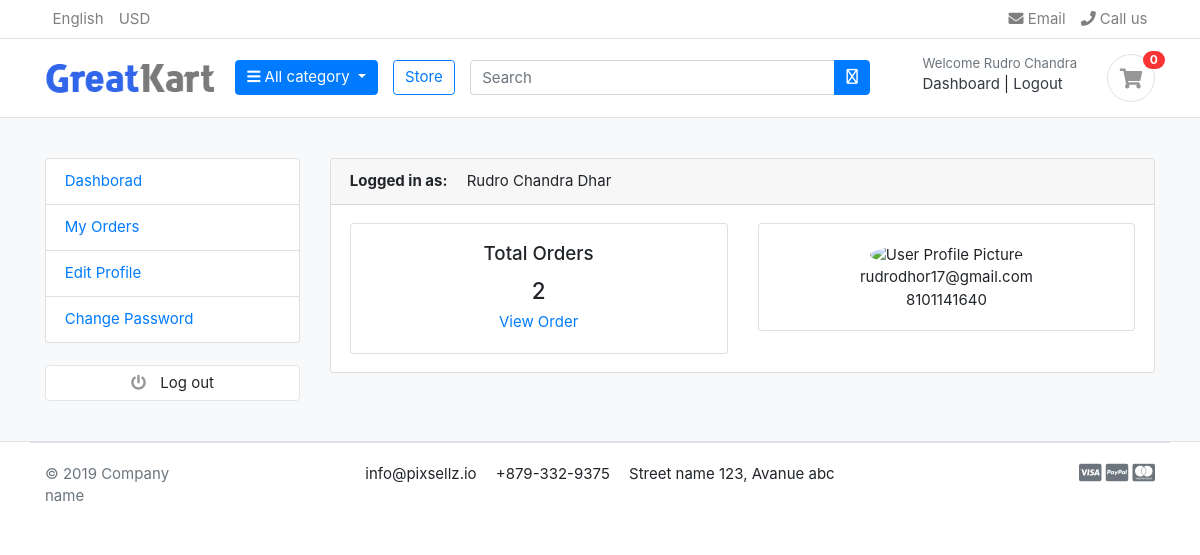
Screenshot of /account/dashboard/ (signed in) with the database file from the repository.
### account/models.py (models this page shows, shortened)
class Account(AbstractBaseUser):
    first_name = models.CharField(max_length=50)
    last_name = models.CharField(max_length=50)
    username = models.CharField(max_length=20,unique= True)
    email = models.EmailField(max_length=100,unique=True)
    phone_number = models.CharField(max_length=100)
    date_join = models.DateTimeField(auto_now_add=True)
    last_login = models.DateTimeField(auto_now_add=True)
    is_admin = models.BooleanField(default=False)
    is_staff = models.BooleanField(default=False)
    is_active = models.BooleanField(default=False)
    is_superadmin = models.BooleanField(default= False)
    USERNAME_FIELD = 'email'
    REQUIRED_FIELDS = ['username','first_name','last_name',]
    objects = MyAccountManager()
    def full_name(self):
        return f'{self.first_name} {self.last_name}'

### account/views.py (the view)
# urls.py: path('dashboard/', views.dashboard, name='dashboard'),
@login_required(login_url='login')
def dashboard(request):
    orders = Order.objects.order_by('-created_at').filter(user_id=request.user.id, is_ordered=True)
    orders_count = orders.count()
    context = {
        'orders_count': orders_count,
    }
    return render(request, 'account/dashboard.html', context)

### carts/context_processors.py (called while the page is built)
def counter(request):
    cart_count = 0
    if 'admin' in request.path:
        return()
    else:
        try:
            cart = Cart.objects.filter(cart_id = _cart_id(request))
            if request.user.is_authenticated:
                cart_items = CartItem.objects.filter(user=request.user)
            else:
                cart_items = CartItem.objects.filter(cart=cart[:1])
            for cart_item in cart_items:
                cart_count += cart_item.quantity
        except Cart.DoesNotExist:
            cart_count = 0
    return dict(cart_count=cart_count)

### carts/views.py (called while the page is built)
def _cart_id(request):
    cart = request.session.session_key
    if not cart:
        cart = request.session.create()
    return cart

### category/context_processors.py (called while the page is built)
def menu_links(request):
    links = Category.objects.all()
    return dict(links=links)

### category/models.py (called while the page is built)
    def get_url(self):
        return reverse('products_by_category', args=[self.slug])

### templates/account/dashboard.html
{% extends "base.html" %}
{% block content %}
<section class="section-conten padding-y bg">
    <div class="container">
        <div class="row">
        {% include "partials/dashboard_sidebar.html" %}
        <main class="col-md-9">
            <article class="card">
            <header class="card-header">
                <strong class="d-inline-block mr-3">Logged in as:</strong>
                <span>{{user.full_name}}</span>
            </header>
            <div class="card-body">
                <div class="row">
                    <div class="col-md-6">
                        <div class="card text-center">
                            <div class="card-body">
                                <h5 class="card-title">Total Orders</h5>
                                <h4>{{orders_count}}</h4>
                                <a href="">View Order</a>
                            </div>
                        </div>
                    </div>
                    <div class="col-md-6">
                        <div class="card text-center">
                            <div class="card-body">
                                <img src="https://www.w3schools.com/howto/img_avatar.png" alt="User Profile Picture" width="50" height="50" style="border-radius:50%">
                                <p class="mb-0">{{user.email}}</p>
                                <p>{{user.phone_number}}</p>
                            </div>
                        </div>
                    </div>
                </div>
            </div>
            </article>
        </main>
    </div>
    </div>
    </section>
{% endblock content %}

### templates/partials/_header.html (shortened to what this page needs)
{% load static %}
<header class="section-header">
	<nav class="navbar p-md-0 navbar-expand-sm navbar-light border-bottom">
	<div class="container">
	  <div class="collapse navbar-collapse" id="navbarTop4">
		<ul class="navbar-nav mr-auto">
			<li class="nav-item dropdown">
				 <a href="#" class="nav-link"> English </a>
			</li>
			<li class="nav-item dropdown">
				<a href="#" class="nav-link"> USD </a>
			</li>
		</ul>
		<ul class="navbar-nav">
			<li><a href="#" class="nav-link"> <i class="fa fa-envelope"></i> Email </a></li>
			<li><a href="#" class="nav-link"> <i class="fa fa-phone"></i> Call us </a></li>
		</ul>
	  </div>
	</div>
	</nav>
	<section class="header-main border-bottom">
		<div class="container">
	<div class="row align-items-center">
		<div class="col-lg-2 col-md-3 col-6">
			<a href="{% url "home" %}" class="brand-wrap">
				<img class="logo" src="{% static "images/logo.png" %}">
			</a>
		</div>
		<div class="col-lg col-sm col-md col-6 flex-grow-0">
			<div class="dropdown category-wrap d-inline-block float-right">
				<button type="button" class="btn btn-primary dropdown-toggle" data-toggle="dropdown">
					<i class="fa fa-bars"></i> All category
				</button>
			</div>
		</div>
		<a href="{% url "store" %}" class="btn btn-outline-primary">Store</a>
		<div class="col-lg  col-md-6 col-sm-12 col">
			<form action="{% url "search" %}" class="search" method="GET">
				<div class="input-group w-100">
					<input type="text" class="form-control" style="width:60%;" placeholder="Search" name="keyword">
					<div class="input-group-append">
					  <button class="btn btn-primary" type="submit">
						<i class="fa-regular fa-magnifying-glass"></i>
					  </button>
					</div>
				</div>
			</form>
		</div>
		<div class="col-lg-3 col-sm-6 col-8 order-2 order-lg-3">
					<div class="d-flex justify-content-end mb-3 mb-lg-0">
						{% if user.id is None %}
						<div class="widget-header">
							<small class="title text-muted">Welcome guest!</small>
							<div>
								<a href="{% url "login" %}">Sign in</a> <span class="dark-transp"> | </span>
								<a href="{% url "register" %}"> Register</a>
							</div>
						</div>
						{% else %}
						<div class="widget-header">
							<small class="title text-muted">Welcome {{user.first_name}}</small>
							<div>
								<a href="{% url "dashboard" %}">Dashboard</a> <span class="dark-transp"> | </span>
								<a href="{% url "logout" %}"> Logout </a>
							</div>
						</div>
						{% endif %}
						<a href="{% url "cart" %}" class="widget-header pl-3 ml-3">
							<div class="icon icon-sm rounded-circle border"><i class="fa fa-shopping-cart"></i></div>
							<span class="badge badge-pill badge-danger notify">{{cart_count}}</span>
						</a>
					</div>
				</div>
	</div>
		</div>
	</section>
	</header>

### static/css/ui.css (style rules this page uses)
html { font-family: "Inter", sans-serif; font-size: 15px; }
.icon-xs, .icon-sm, .icon-md, .icon-lg { display: inline-block; text-align: center; flex-shrink: 0; flex-grow: 0; }
.icon-sm { width: 48px; height: 48px; line-height: 48px !important; font-size: 20px; }
.padding-y { padding-top: 40px; padding-bottom: 40px; }
article:after, .form-group:after { display: block; clear: both; content: ""; }
.bg { background-color: #f8f9fa; }
p:last-child { margin-bottom: 0; }
.header-main { position: relative; padding-top: 1rem; padding-bottom: 1rem; }
.brand-wrap .logo, .navbar-brand .logo { margin-right: 7px; max-height: 42px; display: inline-block; }
.widget-header { display: inline-block; vertical-align: middle; position: relative; }
.widget-header a { color: #343a40; }
.widget-header i { color: #969696; }
.widget-header .title { display: block; }
.widget-header .notify { position: absolute; top: -3px; right: -10px; }
.notify { position: absolute; top: -4px; right: -10px; display: inline-block; padding: 0.25em 0.6em; font-size: 12px; line-height: 1; text-align: center; border-radius: 3rem; color: #fff; background-color: #fa3434; }

### rows the page displays
Account: first_name "Rudro Chandra", full_name "Rudro Chandra Dhar", email "rudrodhor17@gmail.com", phone_number "8101141640"

### other values shown
{{ cart_count }} "0"
{{ orders_count }} "2"
